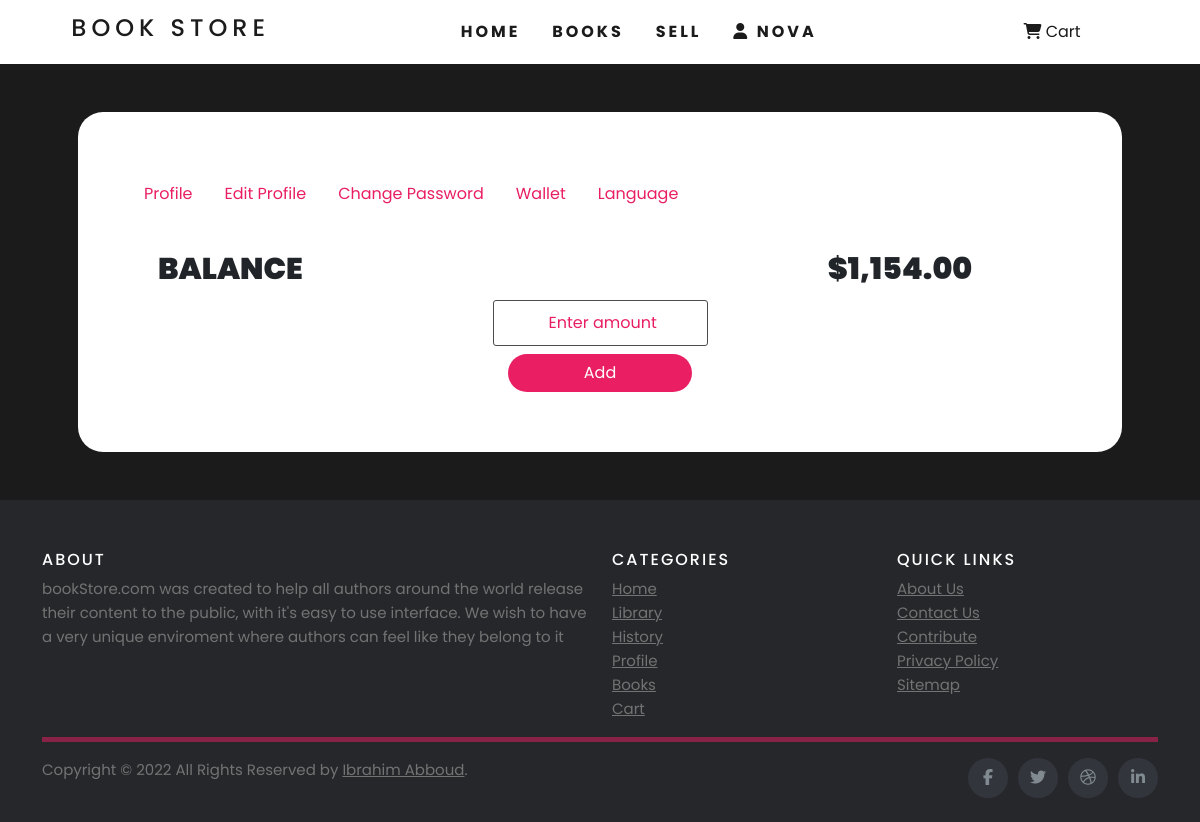
The page /profile/wallet (signed in) on the database as committed earlier.
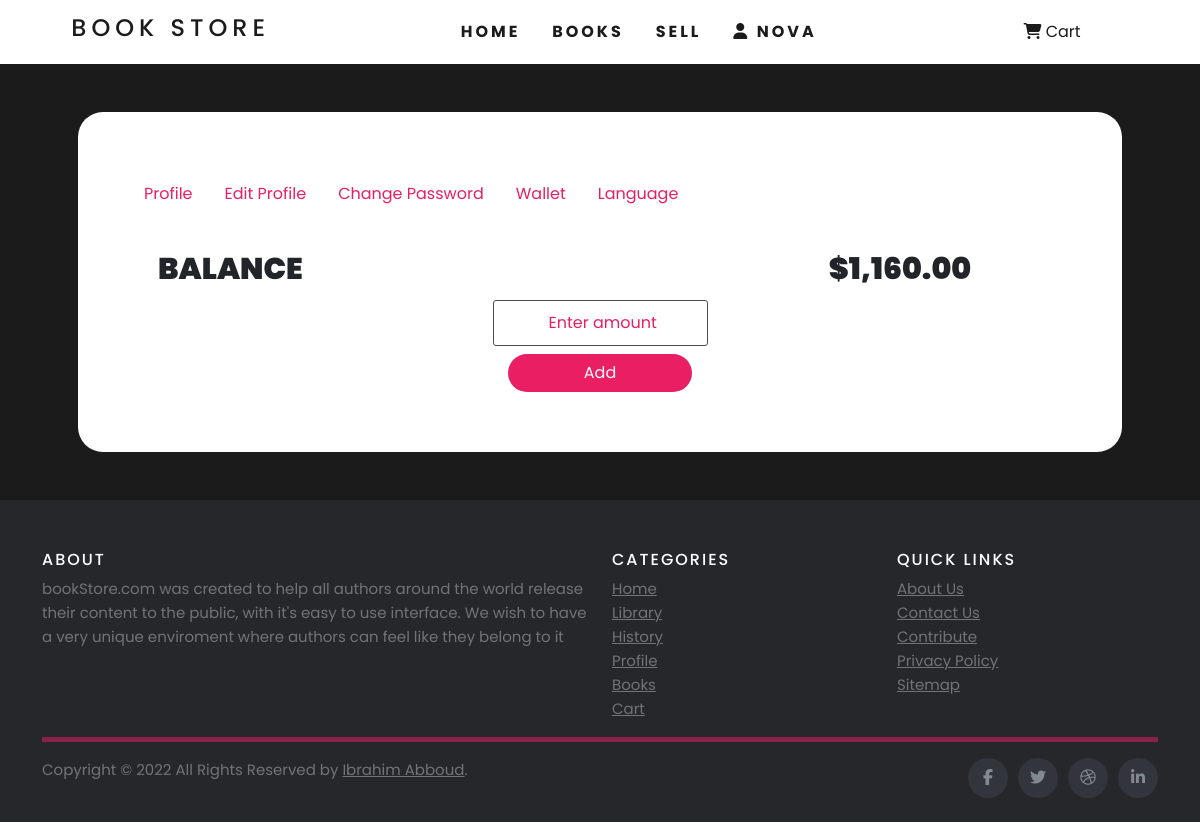
The same page on the database as committed later.
### tables this page shows
CREATE TABLE users (     id       INTEGER   PRIMARY KEY,     username TEXT      NOT NULL,     email    VARCHAR(100),     hash     TEXT      NOT NULL,     cash     NUMERICAL DEFAULT (1000),     picture  STRING      DEFAULT [pfp.png],     gender   TEXT      DEFAULT[none] );

### app.py (the view, shortened to what this page needs)
@app.route("/profile/wallet", methods=["POST", "GET"])
@login_required
def profile_wallet():
    user_id = session["user_id"]
    cash = db.execute("SELECT cash FROM users where id=?", user_id)[0]["cash"]
    return render_template("profileWallet.html", cash=cash)

### app.py (called while the page is built)
@app.after_request
def after_request(response):
    response.headers["Cache-Control"] = "no-cache, no-store, must-revalidate"
    response.headers["Expires"] = 0
    response.headers["Pragma"] = "no-cache"
    return response

### helpers.py (called while the page is built)
def login_required(f):
    @wraps(f)
    def decorated_function(*args, **kwargs):
        if session.get("user_id") is None:
            return redirect("/login")
        return f(*args, **kwargs)
    return decorated_function

def usd(value):
    return f"${value:,.2f}"

### templates/profileWallet.html (shortened to what this page needs)
{% extends "layout.html" %}
{% block main %}
<div class="container-fluid profile-container">
        <div class="col-12">
            <ul class="pfp-nav">
                <li><a href="/profile">Profile</a></li>
                <li><a href="/profile/edit">Edit Profile</a></li>
                <li><a href="/profile/password/change">Change Password</a></li>
                <li><a href="/profile/wallet">Wallet</a></li>
                <li><a href="/profile/language">Language</a></li>
            </ul>
        </div>
        <div class="col-12 profile-box-change">
            <div class="container">
                <div class="row">
                    <div class="col-4"><span class="balance ms-2 float-start">BALANCE</span></div>
                    <div class="col-4"></div>
                    <div class="col-4 mb-2">
                        <span class="profile-cash">
                            {{ cash | usd }}
                        </span>
                    </div>
                </div>
            </div>
            <form class="wallet-form" action="/profile/wallet" method="POST">
                <div class="row">
                    <span>
                        <input class="balloon mb-2" id="state" type="number" min="5" placeholder="Enter amount"
                            name="cashValue">
                    </span>
                </div>
                <button type="button" class="btn wallet-btn" data-bs-toggle="modal" data-bs-target="#staticBackdrop">
                    Add
                </button>
            </form>
        </div>
</div>
{% endblock %}

### templates/layout.html (shortened to what this page needs)
<!DOCTYPE html>
<html lang="en">
<head>
    <link href="https://cdn.jsdelivr.net/npm/bootstrap@5.1.3/dist/css/bootstrap.min.css" rel="stylesheet">
    <link rel="stylesheet" type="text/css" href="/static/styles.css" />
</head>
<body>
    <nav>
        <div class="logo">
            <h4>Book Store</h4>
        </div>
        <ul class="nav-links">
            <li>
                <a href="/">Home</a>
            </li>
            <li>
                <a href="/books">Books</a>
            </li>
            <li>
                <a href="#">Sell</a>
            </li>
            {% if session.user_id %}
            <li>
                <a  data-bs-toggle="offcanvas" href="#offcanvasExample" role="button" aria-controls="offcanvasExample">
                    <span><i class="fa-solid fa-user"></i></span> {{ session["username"] }}
                </a>
            </li>
            {% else %}
            <li>
                <a href="/login">Login</a>
            </li>
            {% endif %}
        </ul>
        <div>
            <a class ="regBtn position-relative" href="/cart">
                <span><i class="fa-solid fa-cart-shopping"></i></span>
                &nbspCart
            </a>
        </div>
    </nav>
      <main class="container p-5">
          {% block main %}{% endblock %}
      </main>
      <footer class="site-footer">
        <div class="container">
          <div class="row">
            <div class="col-sm-12 col-md-6">
              <h6>About</h6>
              <p class="text-justify">bookStore.com was created to help all authors around the world release their content to the public, with it's easy to use interface. We wish to have a very unique enviroment where authors can feel like they belong to it</p>
            </div>
            <div class="col-xs-6 col-md-3">
              <h6>Categories</h6>
              <ul class="footer-links">
                <li><a href="/">Home</a></li>
                <li><a href="/library">Library</a></li>
                <li><a href="/history">History</a></li>
                <li><a href="/profile">Profile</a></li>
                <li><a href="/books">Books</a></li>
                <li><a href="/cart">Cart</a></li>
              </ul>
            </div>
            <div class="col-xs-6 col-md-3">
              <h6>Quick Links</h6>
              <ul class="footer-links">
                <li><a href="#">About Us</a></li>
                <li><a href="#">Contact Us</a></li>
                <li><a href="#">Contribute</a></li>
                <li><a href="#">Privacy Policy</a></li>
                <li><a href="#">Sitemap</a></li>
              </ul>
            </div>
          </div>
          <hr>
        </div>
        <div class="container">
          <div class="row">
            <div class="col-md-8 col-sm-6 col-xs-12">
              <p class="copyright-text">Copyright &copy; 2022 All Rights Reserved by
           <a href="#">Ibrahim Abboud</a>.
              </p>
            </div>
            <div class="col-md-4 col-sm-6 col-xs-12">
              <ul class="social-icons">
                <li><a class="facebook" href="#"><i class="fa fa-facebook"></i></a></li>
                <li><a class="twitter" href="#"><i class="fa fa-twitter"></i></a></li>
                <li><a class="dribbble" href="#"><i class="fa fa-dribbble"></i></a></li>
                <li><a class="linkedin" href="#"><i class="fa fa-linkedin"></i></a></li>
              </ul>
            </div>
          </div>
        </div>
  </footer>
</body>
</html>

Rows that differ between the two databases and show on the page:
changed users "NOVA": cash "$1,154.00" → "$1,160.00"
